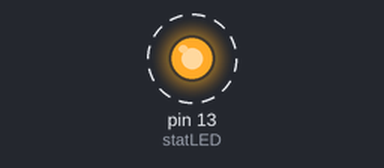
Recording of a sketch running on a simulated Arduino Uno, built with avr-gcc and run on an emulated ATmega328P. Shown: output pins drawn as LEDs (lit = HIGH). Dashed ring = blinking. What the sketch prints to the serial monitor is not drawn.

Above: at 0.6 s.
Timing chart, 0 to 4.7 s (numbered marks = the images above):
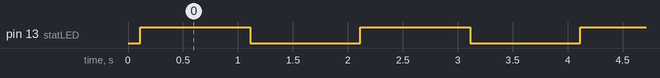

The sketch:

OpenLog_Example.ino
```cpp
// (licence header left out)
#include <SoftwareSerial.h>

//-=-=-=-=-=-=-=-=-=-=-=-=-=-=-=-=-=-=-=-=-=-=-=-=-=-=-=-=-=-=-=-=-=-
//Connect RXI of OpenLog to pin 5 on Arduino
SoftwareSerial OpenLog(4, 5); // 4 = Soft RX pin (not used), 5 = Soft TX pin
//5 can be changed to any pin. See limitation section on https://www.arduino.cc/en/Reference/SoftwareSerial
//-=-=-=-=-=-=-=-=-=-=-=-=-=-=-=-=-=-=-=-=-=-=-=-=-=-=-=-=-=-=-=-=-=-

int statLED = 13;

float dummyVoltage = 3.50; //This just shows to to write variables to OpenLog

void setup() {
  pinMode(statLED, OUTPUT);
  Serial.begin(9600);

  OpenLog.begin(9600); //Open software serial port at 9600bps

  Serial.println("This serial prints to the COM port");
  OpenLog.println("This serial records to the OpenLog text file");

  //Write something to OpenLog
  OpenLog.println("Hi there! How are you today?");
  OpenLog.print("Voltage: ");
  OpenLog.println(dummyVoltage);
  dummyVoltage++;
  OpenLog.print("Voltage: ");
  OpenLog.println(dummyVoltage);

  Serial.println("Text written to file. Go look!");
}

void loop() {
  digitalWrite(statLED, HIGH);
  delay(1000);
  digitalWrite(statLED, LOW);
  delay(1000);
}
```

Measured:
- by itself, pin 13 (statLED): alternates HIGH for 1.0 s and LOW for 1.0 s
